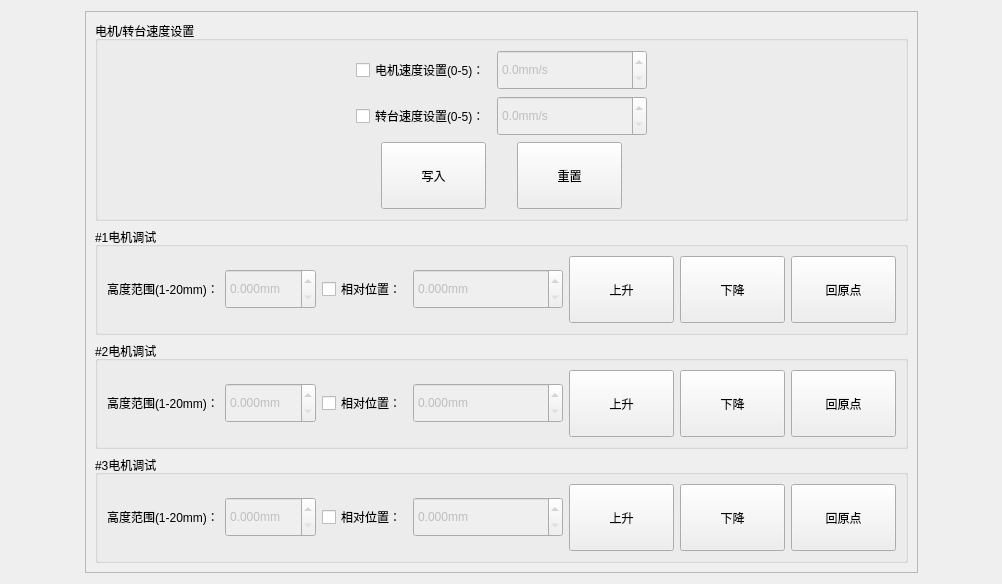
        <widget class="QWidget" name="controlDebugPage">
         <layout class="QGridLayout" name="gridLayout_38">
          <item row="0" column="0">
           <spacer name="horizontalSpacer_14">
            <property name="orientation">
             <enum>Qt::Horizontal</enum>
            </property>
            <property name="sizeHint" stdset="0">
             <size>
              <width>74</width>
              <height>20</height>
             </size>
            </property>
           </spacer>
          </item>
          <item row="1" column="2">
           <spacer name="horizontalSpacer_9">
            <property name="orientation">
             <enum>Qt::Horizontal</enum>
            </property>
            <property name="sizeHint" stdset="0">
             <size>
              <width>73</width>
              <height>20</height>
             </size>
            </property>
           </spacer>
          </item>
          <item row="0" column="1" rowspan="2">
           <widget class="QFrame" name="frame_3">
            <property name="frameShape">
             <enum>QFrame::StyledPanel</enum>
            </property>
            <property name="frameShadow">
             <enum>QFrame::Raised</enum>
            </property>
            <layout class="QGridLayout" name="gridLayout_37">
             <item row="0" column="0">
              <widget class="QGroupBox" name="singleAxisMove_5">
               <property name="maximumSize">
                <size>
                 <width>16777215</width>
                 <height>200</height>
                </size>
               </property>
               <property name="title">
                <string>电机/转台速度设置</string>
               </property>
               <layout class="QGridLayout" name="gridLayout_16">
                <item row="0" column="0">
                 <spacer name="horizontalSpacer_16">
                  <property name="orientation">
                   <enum>Qt::Horizontal</enum>
                  </property>
                  <property name="sizeHint" stdset="0">
                   <size>
                    <width>40</width>
                    <height>20</height>
                   </size>
                  </property>
                 </spacer>
                </item>
                <item row="0" column="1" rowspan="2">
                 <layout class="QVBoxLayout" name="verticalLayout_3">
                  <item>
                   <layout class="QHBoxLayout" name="horizontalLayout_31">
                    <item>
                     <widget class="QCheckBox" name="checkBox_5">
                      <property name="text">
                       <string>电机速度设置(0-5)：</string>
                      </property>
                     </widget>
                    </item>
                    <item>
                     <widget class="QDoubleSpinBox" name="speed">
                      <property name="enabled">
                       <bool>false</bool>
                      </property>
                      <property name="minimumSize">
                       <size>
                        <width>150</width>
                        <height>40</height>
                       </size>
                      </property>
                      <property name="suffix">
                       <string>mm/s</string>
                      </property>
                      <property name="decimals">
                       <number>1</number>
                      </property>
                      <property name="minimum">
                       <double>0.000000000000000</double>
                      </property>
                      <property name="value">
                       <double>0.000000000000000</double>
                      </property>
                     </widget>
                    </item>
                   </layout>
                  </item>
                  <item>
                   <layout class="QHBoxLayout" name="horizontalLayout_27">
                    <item>
                     <widget class="QCheckBox" name="checkBox_7">
                      <property name="text">
                       <string>转台速度设置(0-5)：</string>
                      </property>
                     </widget>
                    </item>
                    <item>
                     <widget class="QDoubleSpinBox" name="turnTableSpeed">
                      <property name="enabled">
                       <bool>false</bool>
                      </property>
                      <property name="minimumSize">
                       <size>
                        <width>150</width>
                        <height>40</height>
                       </size>
                      </property>
                      <property name="suffix">
                       <string>mm/s</string>
                      </property>
                      <property name="decimals">
                       <number>1</number>
                      </property>
                     </widget>
                    </item>
                   </layout>
                  </item>
                  <item>
                   <layout class="QGridLayout" name="gridLayout_36">
                    <item row="0" column="0">
                     <widget class="QPushButton" name="Btn_writeIn">
                      <property name="minimumSize">
                       <size>
                        <width>105</width>
                        <height>35</height>
                       </size>
                      </property>
                      <property name="maximumSize">
                       <size>
                        <width>70</width>
                        <height>70</height>
                       </size>
                      </property>
                      <property name="styleSheet">
                       <string notr="true">font: 25 12pt &quot;Microsoft YaHei&quot;;</string>
                      </property>
                      <property name="text">
                       <string>写入</string>
                      </property>
                      <property name="iconSize">
                       <size>
                        <width>20</width>
                        <height>20</height>
                       </size>
                      </property>
                     </widget>
                    </item>
                    <item row="0" column="1">
                     <widget class="QPushButton" name="Btn_resetSpeed">
                      <property name="minimumSize">
                       <size>
                        <width>105</width>
                        <height>67</height>
                       </size>
                      </property>
                      <property name="maximumSize">
                       <size>
                        <width>70</width>
                        <height>70</height>
                       </size>
                      </property>
                      <property name="styleSheet">
                       <string notr="true">font: 25 12pt &quot;Microsoft YaHei&quot;;</string>
                      </property>
                      <property name="text">
                       <string>重置</string>
                      </property>
                      <property name="iconSize">
                       <size>
                        <width>20</width>
                        <height>20</height>
                       </size>
                      </property>
                     </widget>
                    </item>
                   </layout>
                  </item>
                 </layout>
                </item>
                <item row="1" column="2">
                 <spacer name="horizontalSpacer_17">
                  <property name="orientation">
                   <enum>Qt::Horizontal</enum>
                  </property>
                  <property name="sizeHint" stdset="0">
                   <size>
                    <width>40</width>
                    <height>20</height>
                   </size>
                  </property>
                 </spacer>
                </item>
               </layout>
              </widget>
             </item>
             <item row="1" column="0">
              <widget class="QGroupBox" name="singleAxisMove_2">
               <property name="maximumSize">
                <size>
                 <width>16777215</width>
                 <height>200</height>
                </size>
               </property>
               <property name="title">
                <string>#1电机调试</string>
               </property>
               <layout class="QGridLayout" name="gridLayout_18">
                <item row="0" column="0">
                 <layout class="QHBoxLayout" name="horizontalLayout_11">
                  <item>
                   <layout class="QVBoxLayout" name="verticalLayout_4">
                    <item>
                     <layout class="QHBoxLayout" name="horizontalLayout_12">
                      <item>
                       <widget class="QLabel" name="label_10">
                        <property name="maximumSize">
                         <size>
                          <width>16777215</width>
                          <height>40</height>
                         </size>
                        </property>
                        <property name="text">
                         <string>高度范围(1-20mm)：</string>
                        </property>
                       </widget>
                      </item>
                      <item>
                       <widget class="QDoubleSpinBox" name="ElectricHeightRangeOne">
                        <property name="enabled">
                         <bool>false</bool>
                        </property>
                        <property name="maximumSize">
                         <size>
                          <width>16777215</width>
                          <height>40</height>
                         </size>
                        </property>
                        <property name="suffix">
                         <string>mm</string>
                        </property>
                        <property name="decimals">
                         <number>3</number>
                        </property>
                        <property name="minimum">
                         <double>0.000000000000000</double>
                        </property>
                        <property name="maximum">
                         <double>999.000000000000000</double>
                        </property>
                        <property name="value">
                         <double>0.000000000000000</double>
                        </property>
                       </widget>
                      </item>
                     </layout>
                    </item>
                   </layout>
                  </item>
                  <item>
                   <layout class="QHBoxLayout" name="horizontalLayout_16">
                    <item>
                     <widget class="QCheckBox" name="checkBox_2">
                      <property name="text">
                       <string>相对位置：</string>
                      </property>
                     </widget>
                    </item>
                    <item>
                     <widget class="QDoubleSpinBox" name="ElectricRelativePosOne">
                      <property name="enabled">
                       <bool>false</bool>
                      </property>
                      <property name="minimumSize">
                       <size>
                        <width>150</width>
                        <height>40</height>
                       </size>
                      </property>
                      <property name="suffix">
                       <string>mm</string>
                      </property>
                      <property name="decimals">
                       <number>3</number>
                      </property>
                     </widget>
                    </item>
                   </layout>
                  </item>
                  <item>
                   <layout class="QGridLayout" name="gridLayout_19">
                    <item row="0" column="1">
                     <widget class="QPushButton" name="Btn_down_1">
                      <property name="minimumSize">
                       <size>
                        <width>105</width>
                        <height>67</height>
                       </size>
                      </property>
                      <property name="maximumSize">
                       <size>
                        <width>70</width>
                        <height>70</height>
                       </size>
                      </property>
                      <property name="styleSheet">
                       <string notr="true">font: 25 12pt &quot;Microsoft YaHei&quot;;</string>
                      </property>
                      <property name="text">
                       <string>下降</string>
                      </property>
                      <property name="icon">
                       <iconset resource="images.qrc">
                        <normaloff>:/img/images/向下.png</normaloff>:/img/images/向下.png</iconset>
                      </property>
                      <property name="iconSize">
                       <size>
                        <width>20</width>
                        <height>20</height>
                       </size>
                      </property>
                     </widget>
                    </item>
                    <item row="0" column="0">
                     <widget class="QPushButton" name="Btn_up_1">
                      <property name="minimumSize">
                       <size>
                        <width>105</width>
                        <height>35</height>
                       </size>
                      </property>
                      <property name="maximumSize">
                       <size>
                        <width>70</width>
                        <height>70</height>
                       </size>
                      </property>
                      <property name="styleSheet">
                       <string notr="true">font: 25 12pt &quot;Microsoft YaHei&quot;;</string>
                      </property>
                      <property name="text">
                       <string>上升</string>
                      </property>
                      <property name="icon">
                       <iconset resource="images.qrc">
                        <normaloff>:/img/images/向上.png</normaloff>:/img/images/向上.png</iconset>
                      </property>
                      <property name="iconSize">
                       <size>
                        <width>20</width>
                        <height>20</height>
                       </size>
                      </property>
                     </widget>
                    </item>
                    <item row="0" column="2">
                     <widget class="QPushButton" name="returnOriginOne">
                      <property name="minimumSize">
                       <size>
                        <width>105</width>
                        <height>67</height>
                       </size>
                      </property>
                      <property name="maximumSize">
                       <size>
                        <width>70</width>
                        <height>70</height>
                       </size>
                      </property>
                      <property name="styleSheet">
                       <string notr="true">font: 25 12pt &quot;Microsoft YaHei&quot;;</string>
                      </property>
                      <property name="text">
                       <string>回原点</string>
                      </property>
                     </widget>
                    </item>
                   </layout>
                  </item>
                 </layout>
                </item>
               </layout>
              </widget>
             </item>
             <item row="2" column="0">
              <widget class="QGroupBox" name="singleAxisMove_3">
               <property name="maximumSize">
                <size>
                 <width>16777215</width>
                 <height>200</height>
                </size>
               </property>
               <property name="title">
                <string>#2电机调试</string>
               </property>
               <layout class="QGridLayout" name="gridLayout_26">
                <item row="0" column="0">
                 <layout class="QHBoxLayout" name="horizontalLayout_19">
                  <item>
                   <layout class="QVBoxLayout" name="verticalLayout_5">
                    <item>
                     <layout class="QHBoxLayout" name="horizontalLayout_20">
                      <item>
                       <widget class="QLabel" name="label_13">
                        <property name="maximumSize">
                         <size>
                          <width>16777215</width>
                          <height>40</height>
                         </size>
                        </property>
                        <property name="text">
                         <string>高度范围(1-20mm)：</string>
                        </property>
                       </widget>
                      </item>
                      <item>
                       <widget class="QDoubleSpinBox" name="ElectricHeightRangeTwo">
                        <property name="enabled">
                         <bool>false</bool>
                        </property>
                        <property name="maximumSize">
                         <size>
                          <width>16777215</width>
                          <height>40</height>
                         </size>
                        </property>
                        <property name="suffix">
                         <string>mm</string>
                        </property>
                        <property name="decimals">
                         <number>3</number>
                        </property>
                       </widget>
                      </item>
                     </layout>
                    </item>
                   </layout>
                  </item>
                  <item>
                   <layout class="QHBoxLayout" name="horizontalLayout_22">
                    <item>
                     <widget class="QCheckBox" name="checkBox_3">
                      <property name="text">
                       <string>相对位置：</string>
                      </property>
                     </widget>
                    </item>
                    <item>
                     <widget class="QDoubleSpinBox" name="ElectricRelativePosTwo">
                      <property name="enabled">
                       <bool>false</bool>
                      </property>
                      <property name="minimumSize">
                       <size>
                        <width>150</width>
                        <height>40</height>
                       </size>
                      </property>
                      <property name="suffix">
                       <string>mm</string>
                      </property>
                      <property name="decimals">
                       <number>3</number>
                      </property>
                     </widget>
                    </item>
                   </layout>
                  </item>
                  <item>
                   <layout class="QGridLayout" name="gridLayout_32">
                    <item row="0" column="1">
                     <widget class="QPushButton" name="Btn_down_2">
                      <property name="minimumSize">
                       <size>
                        <width>105</width>
                        <height>67</height>
                       </size>
                      </property>
                      <property name="maximumSize">
                       <size>
                        <width>70</width>
                        <height>70</height>
                       </size>
                      </property>
                      <property name="styleSheet">
                       <string notr="true">font: 25 12pt &quot;Microsoft YaHei&quot;;</string>
                      </property>
                      <property name="text">
                       <string>下降</string>
                      </property>
                      <property name="icon">
                       <iconset resource="images.qrc">
                        <normaloff>:/img/images/向下.png</normaloff>:/img/images/向下.png</iconset>
                      </property>
                      <property name="iconSize">
                       <size>
                        <width>20</width>
                        <height>20</height>
                       </size>
                      </property>
                     </widget>
                    </item>
                    <item row="0" column="0">
                     <widget class="QPushButton" name="Btn_up_2">
                      <property name="minimumSize">
                       <size>
                        <width>105</width>
                        <height>35</height>
                       </size>
                      </property>
                      <property name="maximumSize">
                       <size>
                        <width>70</width>
                        <height>70</height>
                       </size>
                      </property>
                      <property name="styleSheet">
                       <string notr="true">font: 25 12pt &quot;Microsoft YaHei&quot;;</string>
                      </property>
                      <property name="text">
                       <string>上升</string>
                      </property>
                      <property name="icon">
                       <iconset resource="images.qrc">
                        <normaloff>:/img/images/向上.png</normaloff>:/img/images/向上.png</iconset>
                      </property>
                      <property name="iconSize">
                       <size>
                        <width>20</width>
                        <height>20</height>
                       </size>
                      </property>
                     </widget>
                    </item>
                    <item row="0" column="2">
                     <widget class="QPushButton" name="returnOriginTwo">
                      <property name="minimumSize">
                       <size>
                        <width>105</width>
                        <height>67</height>
                       </size>
                      </property>
                      <property name="maximumSize">
                       <size>
                        <width>70</width>
                        <height>70</height>
                       </size>
                      </property>
                      <property name="styleSheet">
                       <string notr="true">font: 25 12pt &quot;Microsoft YaHei&quot;;</string>
                      </property>
                      <property name="text">
                       <string>回原点</string>
                      </property>
                     </widget>
                    </item>
                   </layout>
                  </item>
                 </layout>
                </item>
               </layout>
              </widget>
             </item>
             <item row="3" column="0">
              <widget class="QGroupBox" name="singleAxisMove_4">
               <property name="maximumSize">
                <size>
                 <width>16777215</width>
                 <height>200</height>
                </size>
               </property>
               <property name="title">
                <string>#3电机调试</string>
               </property>
               <layout class="QGridLayout" name="gridLayout_33">
                <item row="0" column="0">
                 <layout class="QHBoxLayout" name="horizontalLayout_23">
                  <item>
                   <layout class="QVBoxLayout" name="verticalLayout_6">
                    <item>
                     <layout class="QHBoxLayout" name="horizontalLayout_24">
                      <item>
                       <widget class="QLabel" name="label_16">
                        <property name="maximumSize">
                         <size>
                          <width>16777215</width>
                          <height>40</height>
                         </size>
                        </property>
                        <property name="text">
                         <string>高度范围(1-20mm)：</string>
                        </property>
                       </widget>
                      </item>
                      <item>
                       <widget class="QDoubleSpinBox" name="ElectricHeightRangeThree">
                        <property name="enabled">
                         <bool>false</bool>
                        </property>
                        <property name="maximumSize">
                         <size>
                          <width>16777215</width>
                          <height>40</height>
                         </size>
                        </property>
                        <property name="suffix">
                         <string>mm</string>
                        </property>
                        <property name="decimals">
                         <number>3</number>
                        </property>
                       </widget>
                      </item>
                     </layout>
                    </item>
                   </layout>
                  </item>
                  <item>
                   <layout class="QHBoxLayout" name="horizontalLayout_26">
                    <item>
                     <widget class="QCheckBox" name="checkBox_4">
                      <property name="text">
                       <string>相对位置：</string>
                      </property>
                     </widget>
                    </item>
                    <item>
                     <widget class="QDoubleSpinBox" name="ElectricRelativePosThree">
                      <property name="enabled">
                       <bool>false</bool>
                      </property>
                      <property name="minimumSize">
                       <size>
                        <width>150</width>
                        <height>40</height>
                       </size>
                      </property>
                      <property name="suffix">
                       <string>mm</string>
                      </property>
                      <property name="decimals">
                       <number>3</number>
                      </property>
                     </widget>
                    </item>
                   </layout>
                  </item>
                  <item>
                   <layout class="QGridLayout" name="gridLayout_34">
                    <item row="0" column="1">
                     <widget class="QPushButton" name="Btn_down_3">
                      <property name="minimumSize">
                       <size>
                        <width>105</width>
                        <height>67</height>
                       </size>
                      </property>
                      <property name="maximumSize">
                       <size>
                        <width>70</width>
                        <height>70</height>
                       </size>
                      </property>
                      <property name="styleSheet">
                       <string notr="true">font: 25 12pt &quot;Microsoft YaHei&quot;;</string>
                      </property>
                      <property name="text">
                       <string>下降</string>
                      </property>
                      <property name="icon">
                       <iconset resource="images.qrc">
                        <normaloff>:/img/images/向下.png</normaloff>:/img/images/向下.png</iconset>
                      </property>
                      <property name="iconSize">
                       <size>
                        <width>20</width>
                        <height>20</height>
                       </size>
                      </property>
                     </widget>
                    </item>
                    <item row="0" column="0">
                     <widget class="QPushButton" name="Btn_up_3">
                      <property name="minimumSize">
                       <size>
                        <width>105</width>
                        <height>35</height>
                       </size>
                      </property>
                      <property name="maximumSize">
                       <size>
                        <width>70</width>
                        <height>70</height>
                       </size>
                      </property>
                      <property name="styleSheet">
                       <string notr="true">font: 25 12pt &quot;Microsoft YaHei&quot;;</string>
                      </property>
                      <property name="text">
                       <string>上升</string>
                      </property>
                      <property name="icon">
                       <iconset resource="images.qrc">
                        <normaloff>:/img/images/向上.png</normaloff>:/img/images/向上.png</iconset>
                      </property>
                      <property name="iconSize">
                       <size>
                        <width>20</width>
                        <height>20</height>
                       </size>
                      </property>
                     </widget>
                    </item>
                    <item row="0" column="2">
                     <widget class="QPushButton" name="returnOriginThree">
                      <property name="minimumSize">
                       <size>
                        <width>105</width>
                        <height>67</height>
                       </size>
                      </property>
                      <property name="maximumSize">
                       <size>
                        <width>70</width>
                        <height>70</height>
                       </size>
                      </property>
                      <property name="styleSheet">
                       <string notr="true">font: 25 12pt &quot;Microsoft YaHei&quot;;</string>
                      </property>
                      <property name="text">
                       <string>回原点</string>
                      </property>
                     </widget>
                    </item>
                   </layout>
                  </item>
                 </layout>
                </item>
               </layout>
              </widget>
             </item>
            </layout>
           </widget>
          </item>
         </layout>
        </widget>
